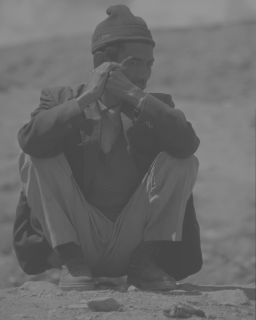
%> input picture image_processing/kierowca.png, 256 x 320 px
$ octave lab01.m   (GNU Octave 9; MATLAB toolbox functions it lacks are replaced by stand-ins)
%> lines starting %> are read from the running program, lines starting %| are printed output that depends on the picture; long printed decimals are rounded
close all
clear all

img = imread('kierowca.png');
%> img is the input picture: size 320x256x3 uint8; min 70, max 150, mean 106.1
disp('Click on an image to see next effect')

img_analyse(img, img);
%> in img_params, `im_mean = mean2(img);`: im_mean = 106.1
%> in img_params, `im_mean_delta = im_mean - mean2(raw_img);`: im_mean_delta = 0
%> in img_params, `im_median = median(img(:));`: im_median = 112
%> in img_params, `im_median_delta = im_median - median(raw_img(:));`: im_median_delta = 0
%> in img_params, `im_std = std2(img);`: im_std = 15.95
%> in img_params, `im_std_delta = im_std - std2(raw_img);`: im_std_delta = 0
%> in img_params, `im_r = max(max(img(:))) - min(min(img(:)));`: im_r = 80
%> in img_params, `im_r_delta = im_r - (max(max(raw_img(:))) - min(min(raw_img(:))));`: im_r_delta = 0
%| mean: 106.1227 (delta: 0)
%| median: 112 (delta: 0)
%| std: 15.9475 (delta: 0)
%| R: 80 (delta: 0)

disp('addition - increase brightness, decrease contrast')
img_analyse(img + 60, img);
%| mean: 166.1227 (delta: 60)
%| median: 172 (delta: 60)
%| std: 15.9475 (delta: 0)
%| R: 80 (delta: 0)
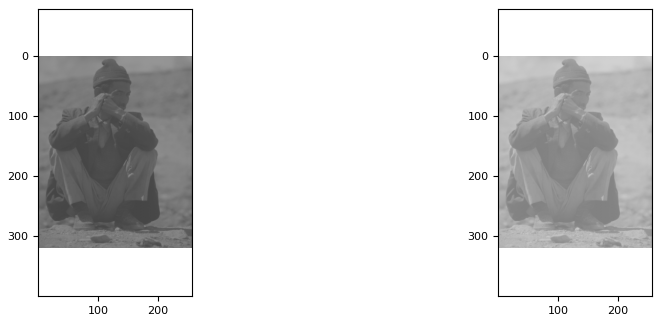
%> figure redrawn from the program's plot data, 2 panels

disp('substract - decrease brightness, decrease contrast')
img_analyse(img - 60, img);
%| mean: 46.1227 (delta: -60)
%| median: 52 (delta: 0)
%| std: 15.9475 (delta: 0)
%| R: 80 (delta: 0)
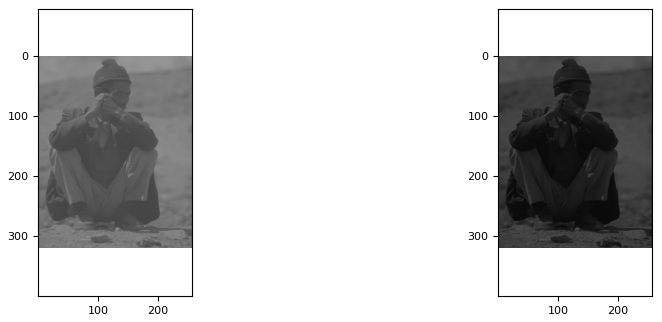
%> figure redrawn from the program's plot data, 2 panels

disp('over 1 multiply - increase brightness, increase contrast')
img_analyse(img * 1.5, img);
%| mean: 159.4349 (delta: 53.3122)
%| median: 168 (delta: 56)
%| std: 24.0871 (delta: 8.1396)
%| R: 120 (delta: 40)
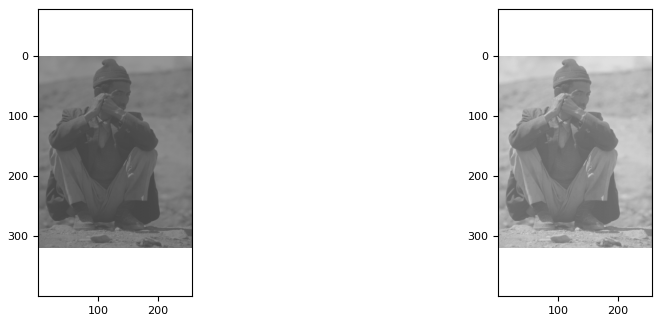
%> figure redrawn from the program's plot data, 2 panels

disp('less than 1 multiply - decrease brightness, decrease contrast')
img_analyse(img * 0.5, img);
%| mean: 53.3122 (delta: -52.8104)
%| median: 56 (delta: 0)
%| std: 8.1412 (delta: -7.8062)
%| R: 40 (delta: 0)
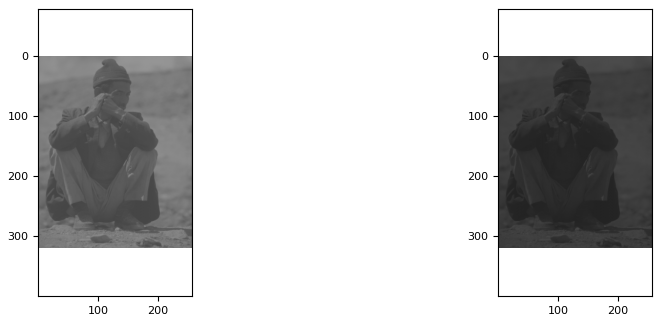
%> figure redrawn from the program's plot data, 2 panels

disp('exponentiation - increase brightness, increase contrast')
img_analyse(double(img) .^ 1.2, img);
%| mean: 271.298 (delta: 165.1753)
%| median: 287.7807 (delta: 176)
%| std: 69.8735 (delta: 53.9261)
%| R: 244.8845 (delta: 165)
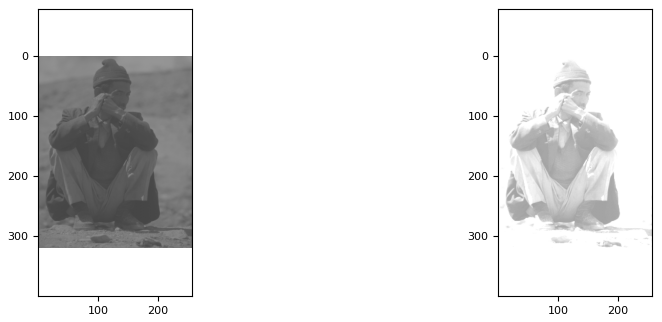
%> figure redrawn from the program's plot data, 2 panels

disp('rooting - decrease brightness, decrease contrast')
img_analyse(double(img) .^ 0.8, img);
%| mean: 41.5882 (delta: -64.5345)
%| median: 43.5888 (delta: 0)
%| std: 7.2762 (delta: -8.6712)
%| R: 25.1366 (delta: 0)

disp('logarythm - drastically decrease brightness, decrease contrast')
img_analyse(log(double(img)), img);

close all
disp('Thank you')


function img_analyse(img, raw_img)
    img_params(img, raw_img);
%| mean: 4.6398 (delta: -101.4829)
%| median: 4.7185 (delta: 0)
%| std: 0.2256 (delta: -15.7219)
%| R: 0.7621 (delta: 0)
    img_show(img, raw_img);
    waitforbuttonpress;
end

function img_show(img, raw_img)
    figure(1);
    subplot(1, 2, 1);
    image(uint8(raw_img));
    axis equal;
    subplot(1, 2, 2);
    image(uint8(img));
    axis equal;
end

function img_params(img, raw_img)
    im_mean = mean2(img);
    im_mean_delta = im_mean - mean2(raw_img);

    im_median = median(img(:));
    im_median_delta = im_median - median(raw_img(:));

    im_std = std2(img);
    im_std_delta = im_std - std2(raw_img);

    im_r = max(max(img(:))) - min(min(img(:)));
    im_r_delta = im_r - (max(max(raw_img(:))) - min(min(raw_img(:))));

    disp("===================");
    disp("[brightness]");
    disp(['mean: ', num2str(im_mean), ' (delta: ', num2str(im_mean_delta), ')']);
    disp(['median: ', num2str(im_median), ' (delta: ', num2str(im_median_delta), ')']);

    disp("[contrast]");
    disp(['std: ', num2str(im_std), ' (delta: ', num2str(im_std_delta), ')']);
    disp(['R: ', num2str(im_r), ' (delta: ', num2str(im_r_delta), ')']);
    disp("===================");
end

$ run again, with image_processing/oko.png copied over image_processing/kierowca.png
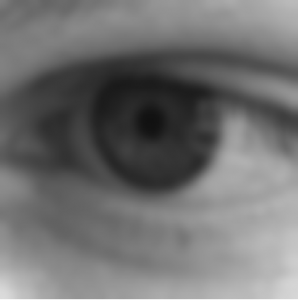
%> input picture image_processing/oko.png, 298 x 300 px
%> img is the input picture: size 300x298x3 uint8; min 16, max 248, mean 112.3
%> im_mean = 112.3
%> im_mean_delta = 0
%> im_median = 117
%> im_median_delta = 0
%> im_std = 30.89
%> im_std_delta = 0
%> im_r = 232
%> im_r_delta = 0
%| mean: 112.2547 (delta: 0)
%| median: 117 (delta: 0)
%| std: 30.8859 (delta: 0)
%| R: 232 (delta: 0)
%| mean: 171.9819 (delta: 59.7272)
%| median: 177 (delta: 60)
%| std: 30.0054 (delta: -0.8805)
%| R: 179 (delta: 0)
%| mean: 54.9571 (delta: -57.2975)
%| median: 57 (delta: 0)
%| std: 29.0841 (delta: -1.8018)
%| R: 188 (delta: 0)
%| mean: 166.6154 (delta: 54.3607)
%| median: 176 (delta: 59)
%| std: 42.0612 (delta: 11.1753)
%| R: 231 (delta: 0)
%| mean: 56.3766 (delta: -55.8781)
%| median: 59 (delta: 0)
%| std: 15.5959 (delta: -15.29)
%| R: 116 (delta: 0)
%| mean: 294.3974 (delta: 182.1427)
%| median: 303.2655 (delta: 186)
%| std: 136.137 (delta: 105.2511)
%| R: 719.1792 (delta: 255)
%> `img_analyse(double(img) .^ 1.2, img);`:
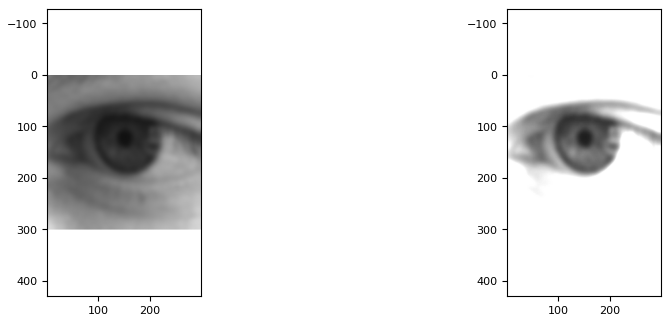
%> figure redrawn from the program's plot data, 2 panels
%| mean: 43.0506 (delta: -69.204)
%| median: 45.1387 (delta: 0)
%| std: 14.2241 (delta: -16.6618)
%| R: 73.141 (delta: 0)
%> `img_analyse(double(img) .^ 0.8, img);`:
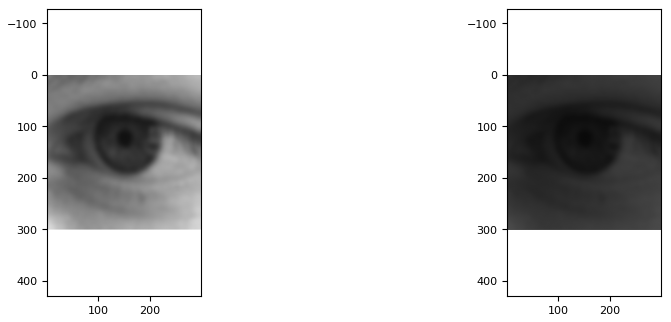
%> figure redrawn from the program's plot data, 2 panels
%| mean: 4.619 (delta: -107.6356)
%| median: 4.7622 (delta: 0)
%| std: 0.487 (delta: -30.3989)
%| R: 2.7408 (delta: 0)
